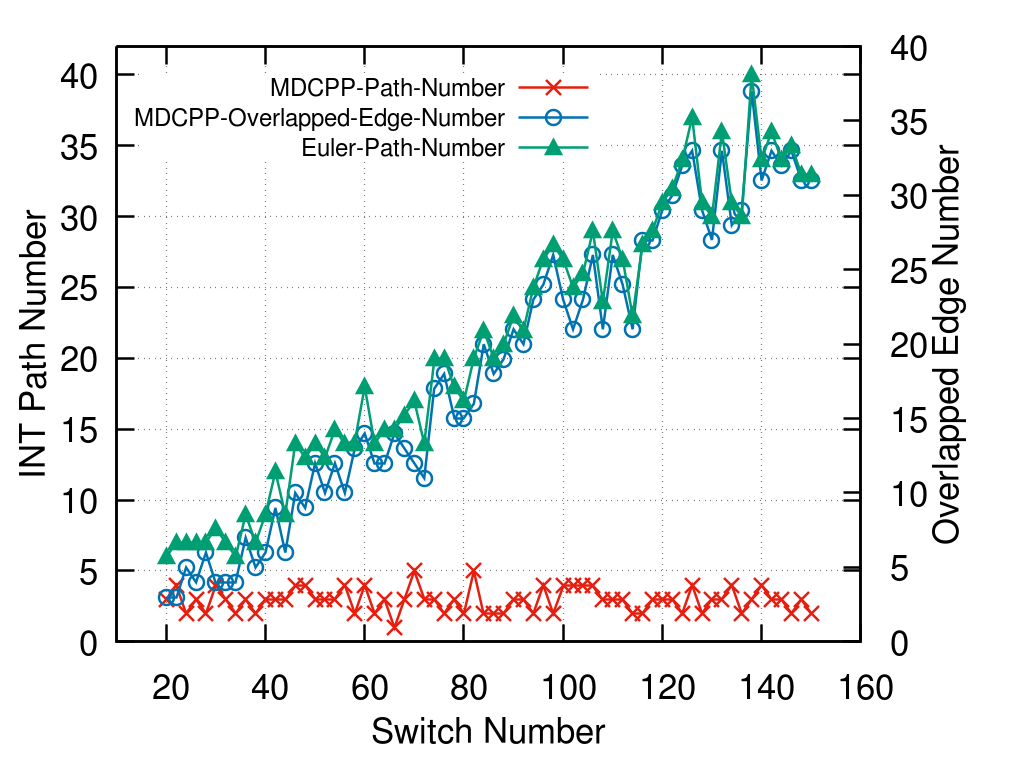

The script that saved this image:
reset
set key center at 15, 37

set size ratio 0.8


set grid

set xlabel "Switch Number" offset 0,0.5
set ylabel "INT Path Number" offset 1.7,0
set y2label "Overlapped Edge Number" offset -1.7,0

set key left
set key font ",18"
set y2tics
set yrange [0:42]
set xrange [10:160]
set xtics 0,20,160
plot 'data2.txt' using 1:2 title"MDCPP-Path-Number" with linespoints ls 7 pt 2 pointsize 2.5,\
'data2.txt' using 1:3 title"MDCPP-Overlapped-Edge-Number" with linespoints ls 6 pointsize 2.5 axes x1y2,\
'data2.txt' using 1:4 title"Euler-Path-Number" with linespoints ls 8 pt 9 lc 10 pointsize 2.5

set terminal pngcairo size 1024,768 color solid linewidth 2.5 font "Helvetica,26"
set output "figure2.png"

replot

set output
